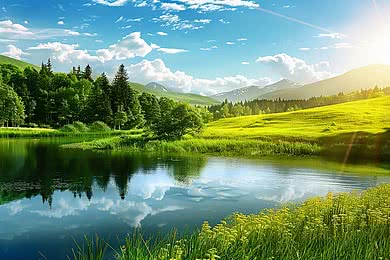
#> input picture sample1.jpg, 390 x 260 px
$ python exp31.py
#> lines starting #> are read from the running program, lines starting #| are printed output that depends on the picture; after the words box and inside, x2 and y2 are one past the last pixel; in counts of white or black regions, pixels touching at a corner belong together
import cv2

def segment_image(image_path, threshold_value=127):
#> called with image_path = 'input_image.jpg', threshold_value = 127
    image = cv2.imread("sample1.jpg", 0)
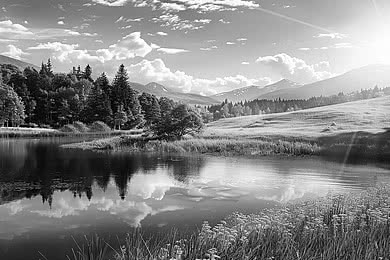
#> image: shape (260, 390); min 0, max 255, mean 133.9
    _, segmented = cv2.threshold(image, threshold_value, 255, cv2.THRESH_BINARY)
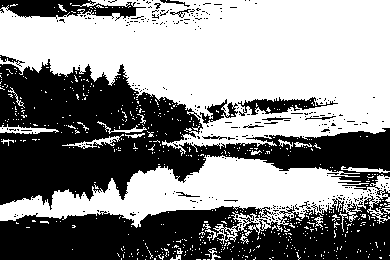
#> segmented: shape (260, 390); 54.8% white; 318 black regions (303 under 20 px), largest, box (x1, y1, x2, y2) and area: (0, 59, 390, 260) 41615, (0, 0, 146, 21) 1699, (238, 97, 338, 116) 784
    cv2.imshow("Original Image", image)
    cv2.imshow("Segmented Image", segmented)
    cv2.waitKey(0)
    cv2.destroyAllWindows()

segment_image("input_image.jpg", 127)
